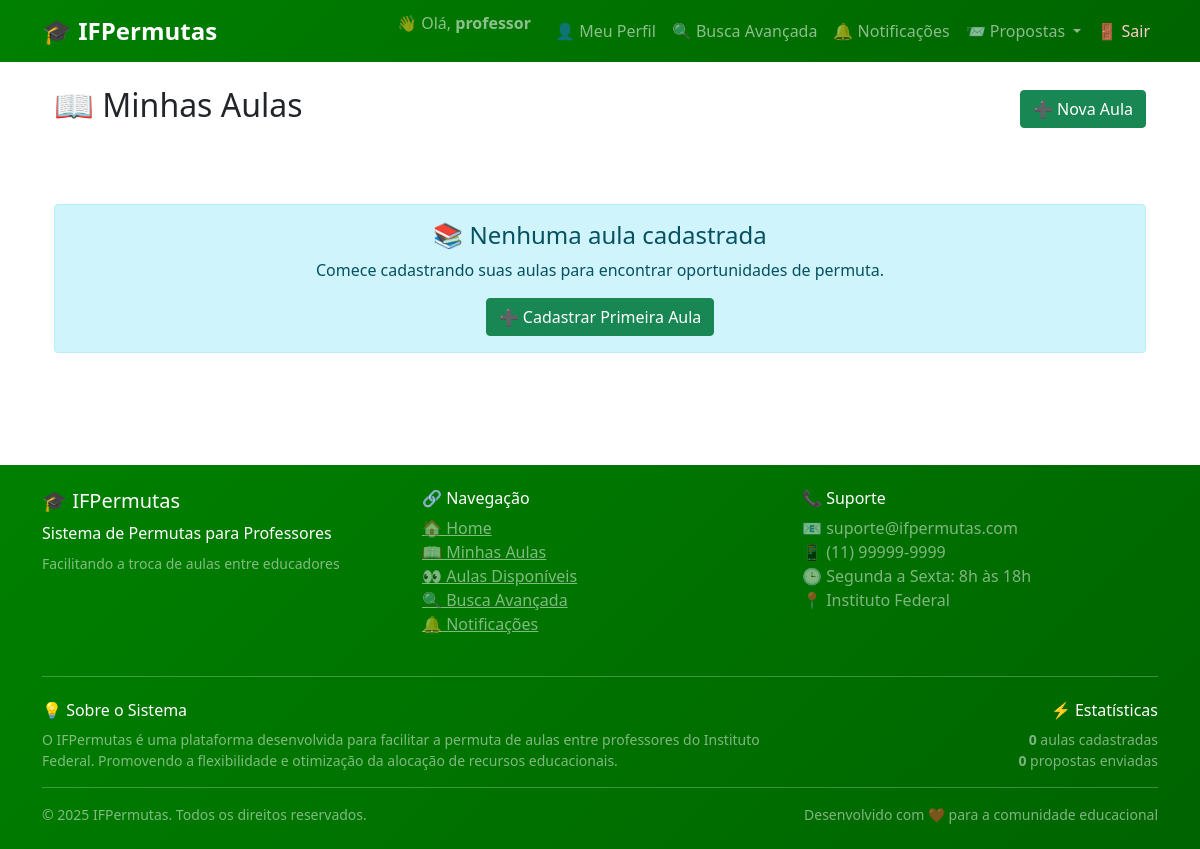
/minhas-aulas/ (signed in), run on an earlier commit of the app's database.
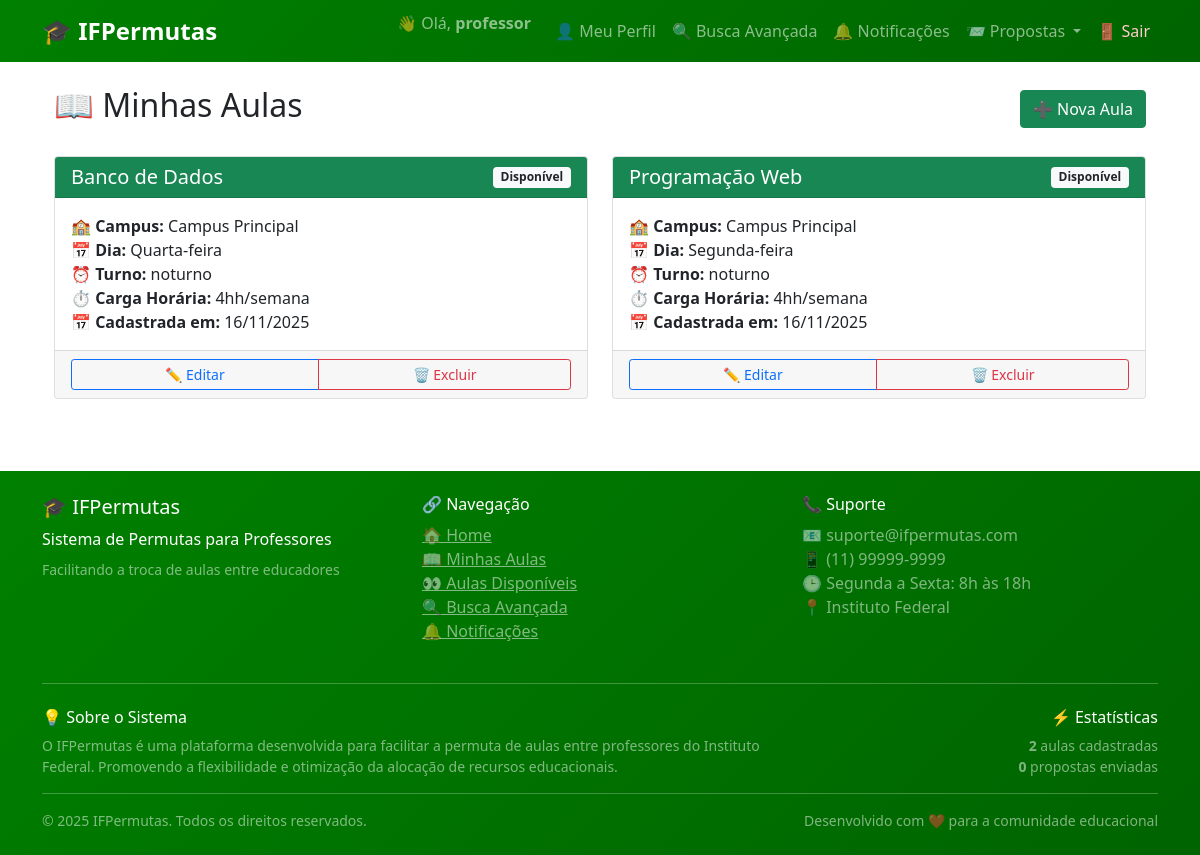
And on a later commit of the database.
### accounts/models.py (models this page shows, shortened)
class Professor(models.Model):
    user = models.OneToOneField(User, on_delete=models.CASCADE)
    matricula = models.CharField(max_length=20, default='MAT-TEMP')
    departamento = models.CharField(max_length=100, default='A definir')
    campus = models.CharField(max_length=100, default='Principal')
    telefone = models.CharField(max_length=20, blank=True)
    data_cadastro = models.DateTimeField(auto_now_add=True)  # ← ADICIONE ESTA LINHA
    class Meta:
        verbose_name = 'Professor'
        verbose_name_plural = 'Professores'

### core/models.py (models this page shows, shortened)
class Aula(models.Model):
    DISCIPLINA_CHOICES = [
        ('matematica', 'Matemática'),
        ('portugues', 'Língua Portuguesa'),
        ('historia', 'História'),
        ('geografia', 'Geografia'),
        ('ciencias', 'Ciências'),
        ('fisica', 'Física'),
        ('quimica', 'Química'),
        ('biologia', 'Biologia'),
        ('ingles', 'Inglês'),
        ('educacao_fisica', 'Educação Física'),
        ('artes', 'Artes'),
        ('filosofia', 'Filosofia'),
        ('sociologia', 'Sociologia'),
    ]
    DIA_SEMANA_CHOICES = [
        ('segunda', 'Segunda-feira'),
        ('terca', 'Terça-feira'),
        ('quarta', 'Quarta-feira'),
        ('quinta', 'Quinta-feira'),
        ('sexta', 'Sexta-feira'),
        ('sabado', 'Sábado'),
    ]
    TURNO_CHOICES = [
        ('manha', 'Manhã'),
        ('tarde', 'Tarde'),
        ('noite', 'Noite'),
        ('integral', 'Integral'),
    ]
    STATUS_CHOICES = [
        ('disponivel', 'Disponível'),
        ('indisponivel', 'Indisponível'),
        ('permutada', 'Permutada'),
    ]
    professor = models.ForeignKey(Professor, on_delete=models.CASCADE)
    disciplina = models.CharField(max_length=50, choices=DISCIPLINA_CHOICES)
    campus = models.CharField(max_length=100)
    dia_semana = models.CharField(max_length=20, choices=DIA_SEMANA_CHOICES)
    turno = models.CharField(max_length=20, choices=TURNO_CHOICES)
    carga_horaria = models.IntegerField(help_text="Carga horária semanal em horas")
    status = models.CharField(max_length=20, choices=STATUS_CHOICES, default='disponivel')
    data_criacao = models.DateTimeField(auto_now_add=True)
    data_atualizacao = models.DateTimeField(auto_now=True)
    class Meta:
        ordering = ['-data_criacao']
        verbose_name = 'Aula'
        verbose_name_plural = 'Aulas'

### core/views.py (the view)
# urls.py: path('minhas-aulas/', views.minhas_aulas, name='minhas_aulas'),
@login_required
def minhas_aulas(request):
    professor = Professor.objects.get(user=request.user)
    aulas = Aula.objects.filter(professor=professor).order_by('-data_criacao')
    return render(request, 'core/minhas_aulas.html', {'aulas': aulas})

### templates/core/minhas_aulas.html
{% extends 'base.html' %}
{% block content %}
<div class="container">
    <div class="d-flex justify-content-between align-items-center mb-4">
        <h2>📖 Minhas Aulas</h2>
        <a href="{% url 'core:cadastrar_aula' %}" class="btn btn-success">
            ➕ Nova Aula
        </a>
    </div>
    {% if aulas %}
        <div class="row">
            {% for aula in aulas %}
            <div class="col-md-6 mb-4">
                <div class="card h-100">
                    <div class="card-header d-flex justify-content-between align-items-center
                                {% if aula.status == 'disponivel' %}bg-success text-white
                                {% elif aula.status == 'permutada' %}bg-secondary text-white
                                {% else %}bg-warning text-dark{% endif %}">
                        <h5 class="mb-0">{{ aula.get_disciplina_display }}</h5>
                        <span class="badge bg-light text-dark">{{ aula.get_status_display }}</span>
                    </div>
                    <div class="card-body">
                        <p class="card-text">
                            <strong>🏫 Campus:</strong> {{ aula.campus }}<br>
                            <strong>📅 Dia:</strong> {{ aula.get_dia_semana_display }}<br>
                            <strong>⏰ Turno:</strong> {{ aula.get_turno_display }}<br>
                            <strong>⏱️ Carga Horária:</strong> {{ aula.carga_horaria }}h/semana<br>
                            <strong>📅 Cadastrada em:</strong> {{ aula.data_criacao|date:"d/m/Y" }}
                        </p>
                    </div>
                    <div class="card-footer">
                        <div class="btn-group w-100">
                            <a href="{% url 'core:editar_aula' aula.id %}" class="btn btn-outline-primary btn-sm">
                                ✏️ Editar
                            </a>
                            <a href="{% url 'core:excluir_aula' aula.id %}" class="btn btn-outline-danger btn-sm">
                                🗑️ Excluir
                            </a>
                        </div>
                    </div>
                </div>
            </div>
            {% endfor %}
        </div>
    {% else %}
        <div class="text-center py-5">
            <div class="alert alert-info">
                <h4>📚 Nenhuma aula cadastrada</h4>
                <p class="mb-3">Comece cadastrando suas aulas para encontrar oportunidades de permuta.</p>
                <a href="{% url 'core:cadastrar_aula' %}" class="btn btn-success">➕ Cadastrar Primeira Aula</a>
            </div>
        </div>
    {% endif %}
</div>
{% endblock %}

### templates/base.html (shortened to what this page needs)
<!DOCTYPE html>
<html lang="pt-br">
<head>
    <link href="https://cdn.jsdelivr.net/npm/bootstrap@5.1.3/dist/css/bootstrap.min.css" rel="stylesheet">
</head>
<body>
    <div class="main-container">
        {% if user.is_authenticated %}
        <nav class="navbar navbar-expand-lg navbar-dark" style="background: linear-gradient(135deg, #008000 0%, #006400 100%);">
            <div class="container">
                <a class="navbar-brand fw-bold" href="{% url 'core:home' %}">
                    🎓 IFPermutas
                </a>
                <div class="collapse navbar-collapse" id="navbarNav">
                    <ul class="navbar-nav ms-auto">
                        <li class="nav-item">
                            <span class="navbar-text me-3">
                                👋 Olá, <strong>{{ user.get_full_name|default:user.username }}</strong>
                            </span>
                        </li>
                        <li class="nav-item">
                            <a class="nav-link" href="{% url 'accounts:profile' %}">
                                👤 Meu Perfil
                            </a>
                        </li>
                        <li class="nav-item">
                            <a class="nav-link" href="{% url 'core:busca_avancada' %}">
                                🔍 Busca Avançada
                            </a>
                        </li>
                        <li class="nav-item">
                            <a class="nav-link" href="{% url 'core:notificacoes' %}">
                                🔔 Notificações
                            </a>
                        </li>
                        <li class="nav-item dropdown">
                            <a class="nav-link dropdown-toggle" href="#" id="propostasDropdown" role="button" data-bs-toggle="dropdown">
                                📨 Propostas
                            </a>
                        </li>
                        <li class="nav-item">
                            <form method="post" action="{% url 'logout' %}" class="d-inline">
                                <button type="submit" class="nav-link logout-btn">
                                    🚪 Sair
                                </button>
                            </form>
                        </li>
                    </ul>
                </div>
            </div>
        </nav>
        {% endif %}
        <div class="content-wrap">
            <div class="{% if not user.is_authenticated %}container-fluid p-0{% else %}container mt-4{% endif %}">
                {% block content %}
                {% endblock %}
            </div>
        </div>
        <footer class="footer mt-5 py-4">
            <div class="container">
                <div class="row">
                    <div class="col-md-4">
                        <h5>🎓 IFPermutas</h5>
                        <p class="mb-2">Sistema de Permutas para Professores</p>
                        <p class="small mb-0 text-white-50">Facilitando a troca de aulas entre educadores</p>
                    </div>
                    <div class="col-md-4">
                        <h6>🔗 Navegação</h6>
                        <ul class="list-unstyled">
                            {% if user.is_authenticated %}
                                <li><a href="{% url 'core:home' %}" class="text-white-50">🏠 Home</a></li>
                                <li><a href="{% url 'core:minhas_aulas' %}" class="text-white-50">📖 Minhas Aulas</a></li>
                                <li><a href="{% url 'core:lista_aulas' %}" class="text-white-50">👀 Aulas Disponíveis</a></li>
                                <li><a href="{% url 'core:busca_avancada' %}" class="text-white-50">🔍 Busca Avançada</a></li>
                                <li><a href="{% url 'core:notificacoes' %}" class="text-white-50">🔔 Notificações</a></li>
                            {% else %}
                                <li><a href="{% url 'login' %}" class="text-white-50">🔑 Login</a></li>
                                <li><a href="{% url 'core:home' %}" class="text-white-50">🏠 Home</a></li>
                            {% endif %}
                        </ul>
                    </div>
                    <div class="col-md-4">
                        <h6>📞 Suporte</h6>
                        <ul class="list-unstyled">
                            <li class="text-white-50">📧 suporte@ifpermutas.com</li>
                            <li class="text-white-50">📱 (11) 99999-9999</li>
                            <li class="text-white-50">🕒 Segunda a Sexta: 8h às 18h</li>
                            <li class="text-white-50">📍 Instituto Federal</li>
                        </ul>
                    </div>
                </div>
                <hr class="my-4" style="border-color: rgba(255,255,255,0.1);">
                <div class="row">
                    <div class="col-md-8">
                        <h6>💡 Sobre o Sistema</h6>
                        <p class="small text-white-50 mb-0">
                            O IFPermutas é uma plataforma desenvolvida para facilitar a permuta de aulas entre professores
                            do Instituto Federal. Promovendo a flexibilidade e otimização da alocação de recursos educacionais.
                        </p>
                    </div>
                    <div class="col-md-4 text-md-end">
                        <h6>⚡ Estatísticas</h6>
                        <p class="small text-white-50 mb-0">
                            {% if user.is_authenticated %}
                                <strong>{{ user.professor.aula_set.count }}</strong> aulas cadastradas<br>
                                <strong>{{ user.professor.propostas_feitas.count }}</strong> propostas enviadas
                            {% else %}
                                Junte-se a nossa comunidade!
                            {% endif %}
                        </p>
                    </div>
                </div>
                <hr class="my-3" style="border-color: rgba(255,255,255,0.1);">
                <div class="row align-items-center">
                    <div class="col-md-6">
                        <p class="mb-0 small text-white-50">
                            &copy; 2025 IFPermutas. Todos os direitos reservados.
                        </p>
                    </div>
                    <div class="col-md-6 text-md-end">
                        <p class="mb-0 small text-white-50">
                            Desenvolvido com ❤️ para a comunidade educacional
                        </p>
                    </div>
                </div>
            </div>
        </footer>
    </div>
</body>
</html>

### templates/base.html (style rules this page uses)
.navbar-brand { font-size: 1.5rem; }
.logout-btn { background: none; border: none; color: #ffcccb !important; cursor: pointer; padding: 8px 0; }
.footer { background: linear-gradient(135deg, #008000 0%, #006400 100%); color: white; margin-top: auto; }
.main-container { min-height: 100vh; display: flex; flex-direction: column; }
.content-wrap { flex: 1; }

What changed in the data, as far as the page shows it:
added Aula: disciplina "Banco de Dados", status "Disponível", campus "Campus Principal", dia_semana "Quarta-feira", turno "noturno", carga_horaria "4h", data_criacao "16/11/2025"
added Aula: disciplina "Programação Web", status "Disponível", campus "Campus Principal", dia_semana "Segunda-feira", turno "noturno", carga_horaria "4h", data_criacao "16/11/2025"
Also different on the page:
{{ user.professor.aula_set.count }}: "0" → "2"
text no longer shown: "📚 Nenhuma aula cadastrada Comece cadastrando suas aulas para encontrar oportunidades de permuta. ➕ Cadastrar Primeira Aula"
